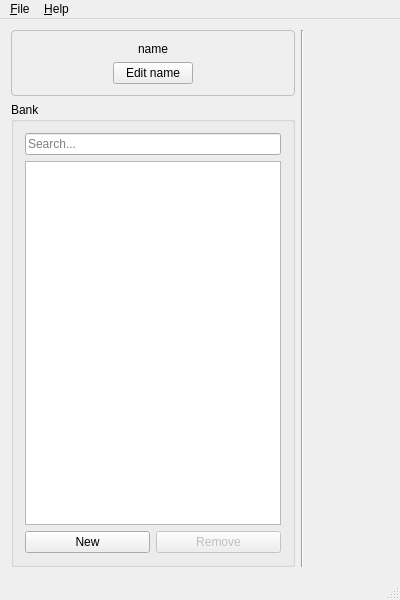
<?xml version="1.0" encoding="UTF-8"?>
<ui version="4.0">
 <class>MainWindow</class>
 <widget class="QMainWindow" name="MainWindow">
  <property name="geometry">
   <rect>
    <x>0</x>
    <y>0</y>
    <width>400</width>
    <height>600</height>
   </rect>
  </property>
  <property name="acceptDrops">
   <bool>true</bool>
  </property>
  <property name="windowTitle">
   <string>YM2608 Tone Editor</string>
  </property>
  <property name="styleSheet">
   <string notr="true"/>
  </property>
  <widget class="QWidget" name="centralWidget">
   <layout class="QHBoxLayout" name="horizontalLayout" stretch="0,0,0">
    <item>
     <layout class="QVBoxLayout" name="verticalLayout">
      <item>
       <widget class="QFrame" name="nameFrame">
        <property name="styleSheet">
         <string notr="true">QFrame#nameFrame {
	border: 1px solid  silver;
	border-radius: 4px;
}</string>
        </property>
        <property name="frameShape">
         <enum>QFrame::StyledPanel</enum>
        </property>
        <property name="frameShadow">
         <enum>QFrame::Raised</enum>
        </property>
        <layout class="QVBoxLayout" name="verticalLayout_3">
         <item>
          <widget class="QLabel" name="nameLabel">
           <property name="text">
            <string>name</string>
           </property>
           <property name="alignment">
            <set>Qt::AlignCenter</set>
           </property>
          </widget>
         </item>
         <item alignment="Qt::AlignHCenter">
          <widget class="QPushButton" name="nameButton">
           <property name="text">
            <string>Edit name</string>
           </property>
          </widget>
         </item>
        </layout>
       </widget>
      </item>
      <item>
       <widget class="QGroupBox" name="groupBox">
        <property name="title">
         <string>Bank</string>
        </property>
        <layout class="QGridLayout" name="gridLayout">
         <item row="1" column="0" colspan="2">
          <widget class="QListWidget" name="listWidget">
           <property name="dragEnabled">
            <bool>true</bool>
           </property>
           <property name="dragDropMode">
            <enum>QAbstractItemView::DragDrop</enum>
           </property>
           <property name="defaultDropAction">
            <enum>Qt::MoveAction</enum>
           </property>
           <property name="selectionMode">
            <enum>QAbstractItemView::ExtendedSelection</enum>
           </property>
          </widget>
         </item>
         <item row="2" column="1">
          <widget class="QPushButton" name="removeTonePushButton">
           <property name="enabled">
            <bool>false</bool>
           </property>
           <property name="text">
            <string>Remove</string>
           </property>
          </widget>
         </item>
         <item row="2" column="0">
          <widget class="QPushButton" name="newTonePushButton">
           <property name="text">
            <string>New</string>
           </property>
          </widget>
         </item>
         <item row="0" column="0" colspan="2">
          <widget class="QLineEdit" name="lineEdit">
           <property name="placeholderText">
            <string>Search...</string>
           </property>
          </widget>
         </item>
        </layout>
       </widget>
      </item>
     </layout>
    </item>
    <item>
     <widget class="Line" name="verticalLine">
      <property name="orientation">
       <enum>Qt::Vertical</enum>
      </property>
     </widget>
    </item>
    <item>
     <layout class="QVBoxLayout" name="verticalLayout_4">
      <item>
       <layout class="QHBoxLayout" name="horizontalLayout_2">
        <item>
         <widget class="LabeledHSlider" name="alSlider" native="true"/>
        </item>
        <item>
         <widget class="LabeledHSlider" name="fbSlider" native="true"/>
        </item>
       </layout>
      </item>
      <item>
       <layout class="QVBoxLayout" name="verticalLayout_2">
        <item>
         <widget class="OperatorSliders" name="op1Sliders" native="true"/>
        </item>
        <item>
         <widget class="OperatorSliders" name="op2Sliders" native="true"/>
        </item>
        <item>
         <widget class="OperatorSliders" name="op3Sliders" native="true"/>
        </item>
        <item>
         <widget class="OperatorSliders" name="op4Sliders" native="true"/>
        </item>
       </layout>
      </item>
     </layout>
    </item>
   </layout>
  </widget>
  <widget class="QMenuBar" name="menuBar">
   <property name="geometry">
    <rect>
     <x>0</x>
     <y>0</y>
     <width>400</width>
     <height>21</height>
    </rect>
   </property>
   <widget class="QMenu" name="menuFile">
    <property name="title">
     <string>&amp;File</string>
    </property>
    <addaction name="actionOpen_O"/>
    <addaction name="actionSave_S"/>
    <addaction name="actionSave_As"/>
    <addaction name="separator"/>
    <addaction name="actionO_pen_Bank"/>
    <addaction name="actionSave_Bank_As"/>
    <addaction name="separator"/>
    <addaction name="actionConvert_To_Text_C"/>
    <addaction name="actionRead_Text_R"/>
    <addaction name="separator"/>
    <addaction name="actionSetup_E"/>
    <addaction name="separator"/>
    <addaction name="actionExit_X"/>
   </widget>
   <widget class="QMenu" name="menuHelp_H">
    <property name="title">
     <string>&amp;Help</string>
    </property>
    <addaction name="actionAbout_A"/>
   </widget>
   <addaction name="menuFile"/>
   <addaction name="menuHelp_H"/>
  </widget>
  <widget class="QStatusBar" name="statusBar"/>
  <action name="actionOpen_O">
   <property name="text">
    <string>&amp;Open Tone...</string>
   </property>
   <property name="toolTip">
    <string>Open</string>
   </property>
  </action>
  <action name="actionSave_S">
   <property name="text">
    <string>&amp;Save Tone</string>
   </property>
   <property name="toolTip">
    <string>Save Tone</string>
   </property>
  </action>
  <action name="actionExit_X">
   <property name="text">
    <string>E&amp;xit</string>
   </property>
   <property name="toolTip">
    <string>Exit</string>
   </property>
  </action>
  <action name="actionSave_As">
   <property name="text">
    <string>Save Tone &amp;As...</string>
   </property>
  </action>
  <action name="actionConvert_To_Text_C">
   <property name="text">
    <string>&amp;Convert To Text...</string>
   </property>
   <property name="toolTip">
    <string>Convert To Text</string>
   </property>
  </action>
  <action name="actionSetup_E">
   <property name="text">
    <string>S&amp;etup...</string>
   </property>
   <property name="toolTip">
    <string>Setup</string>
   </property>
  </action>
  <action name="actionAbout_A">
   <property name="text">
    <string>&amp;About...</string>
   </property>
   <property name="toolTip">
    <string>About</string>
   </property>
  </action>
  <action name="actionRead_Text_R">
   <property name="text">
    <string>&amp;Read Text...</string>
   </property>
   <property name="toolTip">
    <string>Read Text</string>
   </property>
  </action>
  <action name="actionSave_Bank_As">
   <property name="text">
    <string>Sa&amp;ve Bank As...</string>
   </property>
  </action>
  <action name="actionO_pen_Bank">
   <property name="text">
    <string>O&amp;pen Bank...</string>
   </property>
  </action>
 </widget>
 <layoutdefault spacing="6" margin="11"/>
 <customwidgets>
  <customwidget>
   <class>OperatorSliders</class>
   <extends>QWidget</extends>
   <header>widgets/operator_sliders.h</header>
   <container>1</container>
  </customwidget>
  <customwidget>
   <class>LabeledHSlider</class>
   <extends>QWidget</extends>
   <header>widgets/labeled_hslider.hpp</header>
   <container>1</container>
  </customwidget>
 </customwidgets>
 <tabstops>
  <tabstop>nameButton</tabstop>
  <tabstop>lineEdit</tabstop>
  <tabstop>listWidget</tabstop>
  <tabstop>newTonePushButton</tabstop>
  <tabstop>removeTonePushButton</tabstop>
 </tabstops>
 <resources/>
 <connections/>
</ui>
